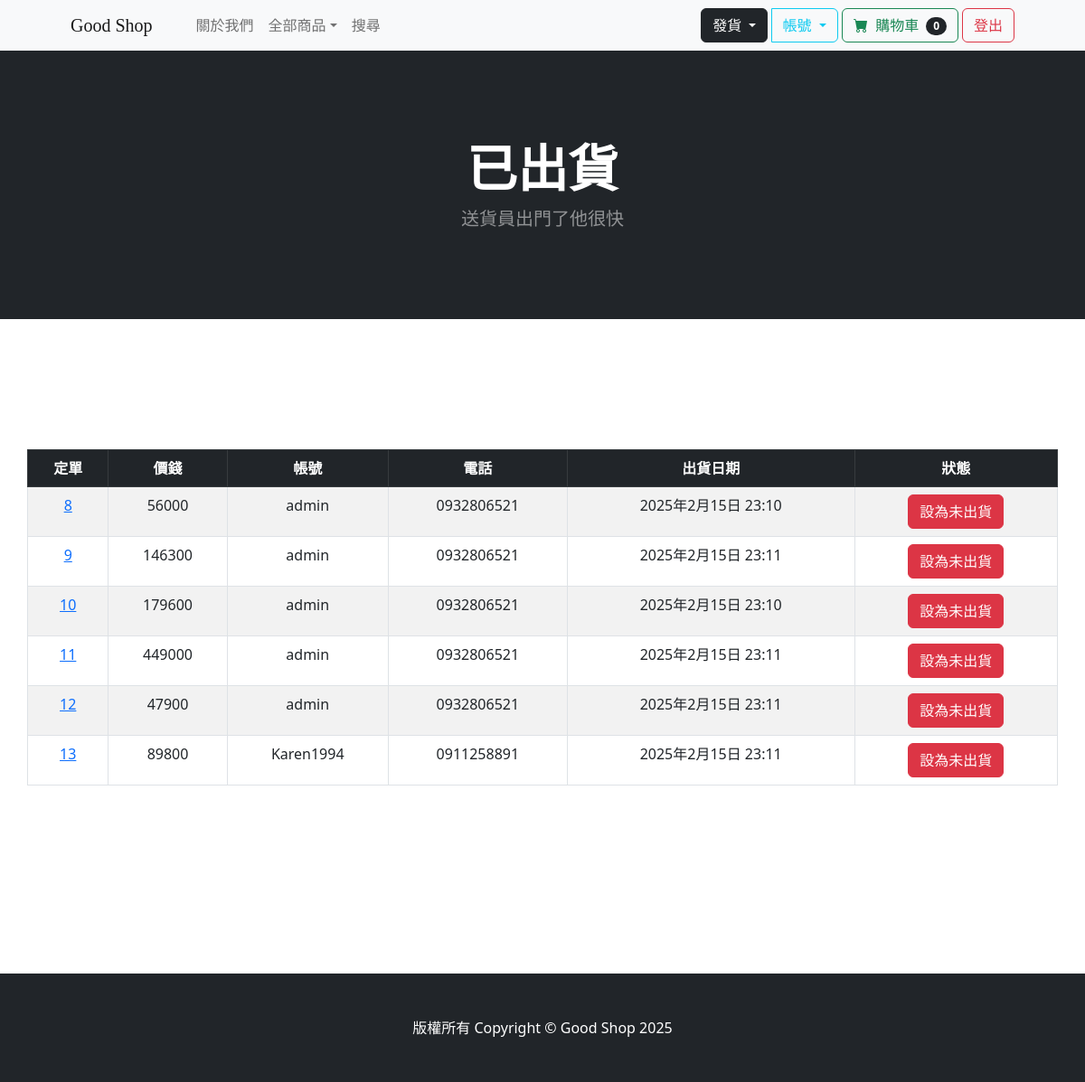
The page /payment/shipped_dash (signed in) on the database its author committed.
### payment/models.py (models this page shows, shortened)
class Order(models.Model):
    user = models.ForeignKey(User, on_delete = models.CASCADE)
    full_name = models.CharField(max_length=255)
    email = models.EmailField(max_length=255, null=True, blank=True)
    phone = models.CharField(max_length=20)
    shipping_address = models.TextField(max_length=16384)
    amount_pay = models.IntegerField()
    date_ordered = models.DateTimeField(auto_now_add=True)
    shipped = models.BooleanField(default=False)
    date_shipped = models.DateTimeField(blank=True, null=True)

### payment/views.py (the view, shortened to what this page needs)
# urls.py: path('shipped_dash', views.shipped_dash, name="shipped_dash"),
def shipped_dash(request):
    if request.user.is_authenticated and request.user.is_superuser:
        orders = Order.objects.filter(shipped=True)
        return render(request, "payment/shipped_dash.html", {"orders":orders})
    else:
        messages.error(request,'你沒有權限瀏覽此頁面')
        return redirect("home")

### cart/cart.py (called while the page is built)
    def __len__(self):
        return len(self.cart)

### cart/context_processors.py (called while the page is built)
def cart(request):
    return {'cart':Cart(request)}

### payment/templates/payment/shipped_dash.html (shortened to what this page needs)
{% extends 'base.html' %}
{% load static %}
{% block content %}
<header class="bg-dark py-5">
    <div class="container px-4 px-lg-5 my-5">
        <div class="text-center text-white">
            <h1 class="display-4 fw-bolder">已出貨</h1>
            <p class="lead fw-normal text-white-50 mb-0">送貨員出門了他很快</p>
        </div>
    </div>
</header>
<br/><br/>
<br/><br/>
<br/><br/>
{% if orders|length == 0 %}
<div class="container">
    <div class="text-center">
        <strong><h1 style="color: red;">沒有任何訂單出貨</h1></strong>
    </div>
    <br/>
    <div class="text-center">
        <img src="{% static 'asia-god-tone-wayne75525.gif' %}" class="rounded img-fluid">
    </div>
</div>
{% else %}
<div class="container">
    <div class="row text-center">
        <table class="table table-striped  table-hover table-bordered">
            <thead class="table-dark">
            <tr>
                <th scope="col">定單</th>
                <th scope="col">價錢</th>
                <th scope="col">帳號</th>
                <th scope="col">電話</th>
                <th scope="col">出貨日期</th>
                <th scope="col">狀態</th>
            </tr>
            </thead>
            <tbody>
            {% for item in orders %}
            <tr>
                <td><a href="{% url 'orders' item.id %}">{{ item.id }}</a></td>
                <td>{{ item.amount_pay }}</td>
                <td>{{ item.user }}</td>
                <td>{{ item.phone }}</td>
                <td>{{ item.date_shipped }}</td>
                <td>
                    <form method="POST">
                        <button type="submit" class="btn btn-danger">設為未出貨</button>
                    </form>
                </td>
            </tr>
            {% endfor %}
            </tbody>
        </table>
    </div>
</div>
{% endif %}
<br/><br/>
<br/><br/>
<br/><br/>
<br/><br/>
{% endblock %}

### rows shown on the page
Order: id "8", amount_pay "56000", user "admin", phone "0932806521", date_shipped "2025年2月15日 23:10"
Order: id "9", amount_pay "146300", user "admin", phone "0932806521", date_shipped "2025年2月15日 23:11"
Order: id "10", amount_pay "179600", user "admin", phone "0932806521", date_shipped "2025年2月15日 23:10"
Order: id "11", amount_pay "449000", user "admin", phone "0932806521", date_shipped "2025年2月15日 23:11"
Order: id "12", amount_pay "47900", user "admin", phone "0932806521", date_shipped "2025年2月15日 23:11"
Order: id "13", amount_pay "89800", user "Karen1994", phone "0911258891", date_shipped "2025年2月15日 23:11"

### other values the page prints
{{ cart|length }} "0"
